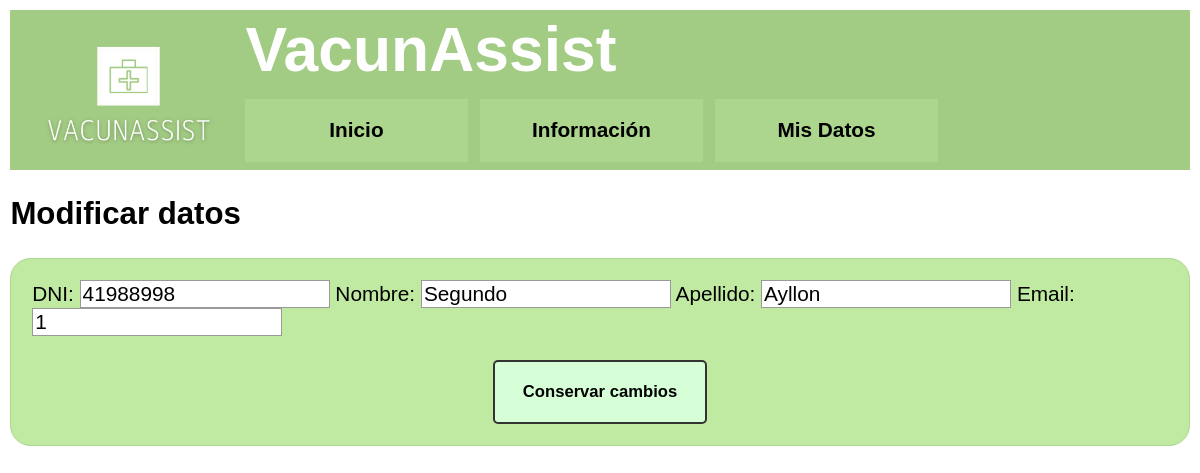
Before: /accounts/modificar_datos/ (signed in) with the older database file.
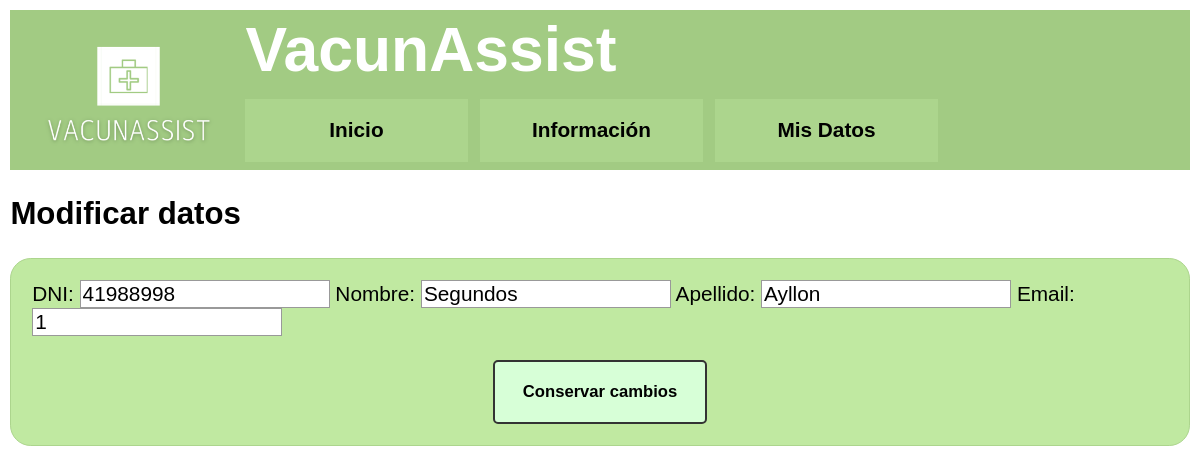
After: the same page with the newer database file.
### accounts/models.py (models this page shows, shortened)
class Paciente(models.Model):
    user = models.OneToOneField(User, on_delete=models.CASCADE, primary_key=True)
    dni = models.CharField(max_length=8, help_text='DNI')
    first_name = models.CharField(max_length=100, blank=True)
    last_name = models.CharField(max_length=100, blank=True)
    email = models.EmailField(max_length=150)
    bio = models.TextField()

### accounts/views.py (the view)
# urls.py: path('modificar_datos/', modificarDatos_view, name='Modificar datos personales')
@login_required
def modificarDatos_view(request):
    user = request.user.id
    paciente = Paciente.objects.get(user__id=user)
    user_info = User.objects.get(id=user)
    if request.method == 'POST':
        form = ModificarDatosForm(request.POST, request.FILES, instance=paciente)
        if form.is_valid():
            user_info.paciente.dni = form.cleaned_data.get('dni')
            user_info.paciente.email = form.cleaned_data.get('email')
            user_info.email = user_info.paciente.email
            user_info.paciente.first_name = form.cleaned_data.get('first_name')
            user_info.paciente.last_name = form.cleaned_data.get('last_name')
            paciente.save()
            user_info.save()
            messages.success(request, 'Tus datos se modificaron correctamente')
            return redirect('userinfo')
    else:
        form = ModificarDatosForm(instance=paciente)
    return render(request, 'modificar_datos.html',{'form' : form})

### accounts/forms.py
class ModificarDatosForm(ModelForm):
    if User.is_authenticated:
           dni = forms.CharField(max_length=8, label='DNI')
           first_name = forms.CharField(max_length=100, label='Nombre')
           last_name = forms.CharField(max_length=100, label='Apellido')
           email = forms.EmailField(max_length=150, label='Email')
    else:
        pass
    class Meta:
        model = Paciente
        fields = ('dni', 'first_name', 'last_name', 'email')

### templates/modificar_datos.html (shortened to what this page needs)
{% extends "base.html" %}
{% block content %}
  <h2>Modificar datos</h2>
  <form method="post">
    {{form}}
    <br>
    <br>
    <div class="buttonholder">
    <button type="submit">Conservar cambios</button>
    </div>
  </form>
{% endblock %}

Changed rows visible on the page:
changed Paciente "Ayllon": first_name "Segundo" → "Segundos"
